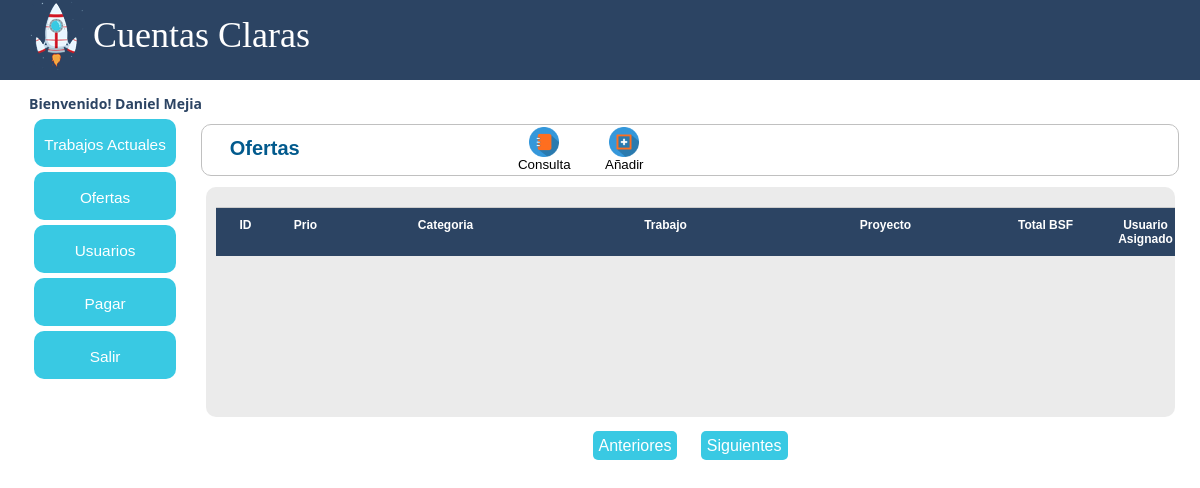
Page /ofertas/vofertas_actuales.php?posicion=10 (signed in) on the earlier database version.
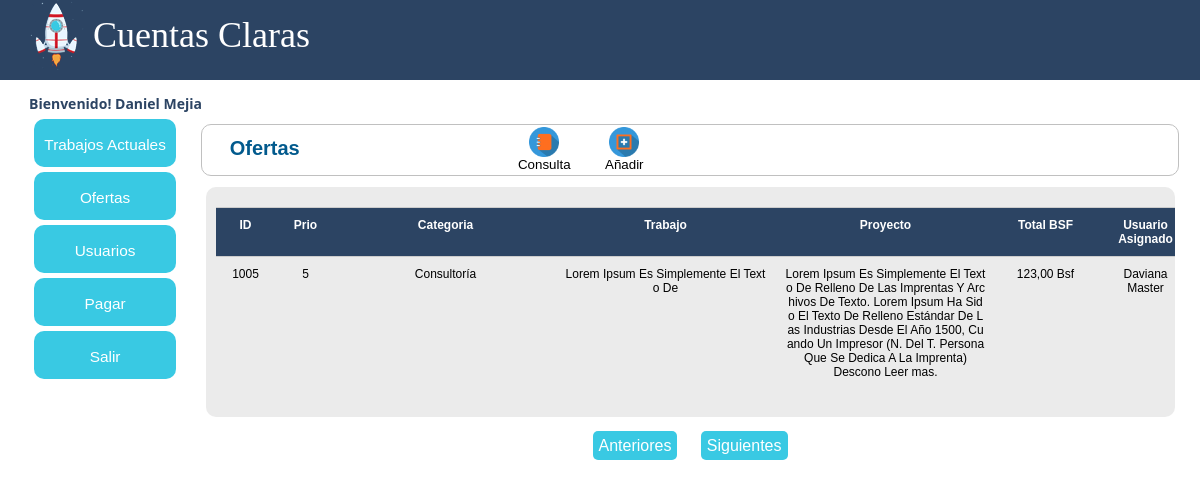
Same page on the later database version.
### tables this page shows
CREATE TABLE `tb_trabajos_actuales` (
  `id_trab` int(11) NOT NULL AUTO_INCREMENT,
  `fkid_prio` int(11) NOT NULL,
  `fkid_requ` varchar(500) NOT NULL DEFAULT '',
  `proy_trab` varchar(250) NOT NULL,
  `trab_trab` varchar(1000) NOT NULL,
  `form_trab` varchar(20) NOT NULL,
  `moda_trab` varchar(20) NOT NULL,
  `obse_trab` varchar(500) NOT NULL,
  `cant_trab` int(10) NOT NULL,
  `mont_bsf_trab` int(10) NOT NULL,
  `tota_vef_trab` int(10) NOT NULL DEFAULT '0',
  `tiem_esti_trab` varchar(250) NOT NULL,
  `id_usuario` int(11) NOT NULL,
  PRIMARY KEY (`id_trab`)
);

CREATE TABLE `tb_requerimientos` (
  `id_requ` int(11) NOT NULL AUTO_INCREMENT,
  `desc_requ` varchar(250) NOT NULL,
  PRIMARY KEY (`id_requ`)
);

CREATE TABLE `tb_usuarios` (
  `id_usuario` int(11) NOT NULL AUTO_INCREMENT,
  `nomb_usuario` varchar(250) NOT NULL,
  `apel_usuario` varchar(250) NOT NULL,
  `cedu_usuario` varchar(20) NOT NULL,
  `corr_usuario` varchar(100) NOT NULL,
  `tele_usuario` varchar(20) NOT NULL,
  `tele_opci_usuario` varchar(20) NOT NULL,
  `pass_usuario` varchar(250) NOT NULL,
  `id_rol` int(10) NOT NULL,
  PRIMARY KEY (`id_usuario`)
);

### include/menu.php (called while the page is built, shortened)
<?php
$rol = $_SESSION["rol"];
?>

### class/class.php (called while the page is built, shortened)
<?php
class Conectar
{
	public static function conecta()
	{
		$con = mysql_connect("localhost","root","");
		return $con;
		}
	}
class TrabajosActuales
{
	private $datos,$datos2,$datos3,$datos4, $usuarios, $requ, $requ2, $prio1, $prio2, $suma,$asigna,$asigna1,$asigna2,$restapago;
	public function __construct()
	{
		$this->datos=array();
	}
	public function paginadoOfertas($inicio)
	{
		$sql = "select * from tb_trabajos_actuales where id_trab not in(select fkid_trab from tb_asignacion_trabajos_actuales) order by id_trab desc limit $inicio, 10";
		$res = mysql_query($sql, Conectar::conecta());
		while($reg = mysql_fetch_assoc($res))
		{
			$this->datos[] = $reg;
			}
			return $this->datos;
		}
		public function listarOfertas()
		{
			$sql = "select * from tb_trabajos_actuales where id_trab not in(select fkid_trab from tb_asignacion_trabajos_actuales)";
			$res = mysql_query($sql,Conectar::conecta());
			while($reg = mysql_fetch_assoc($res))
			{
				$this->datos[] = $reg;
				}
			return $this->datos;
			}
	}

### ofertas/vofertas_actuales.php (the view, shortened to what the changed rows need)
<?php include("start.php");
	  include("../class/class.php");
	  $oferta =  new TrabajosActuales();
?>
<!DOCTYPE html PUBLIC "-//W3C//DTD XHTML 1.0 Transitional//EN" "http://www.w3.org/TR/xhtml1/DTD/xhtml1-transitional.dtd">
<html xmlns="http://www.w3.org/1999/xhtml">
<head>
<link rel="stylesheet" href="../css/style.css"/>
<link href="../css/style_menu.css" rel="stylesheet" type="text/css" />
</head>
<body class="dt-example" <?php ?>>
<div id="pantalla">
    <div id="conten">
        <div id="top">
        <div id="fila_columna">
            <div id="columna1"><?php include("../include/menu.php")?></div>
            <div id="columna2">
    <center>
    <div id="cuerpo_general">
    	<div id="tilulos">
                <h2 style="padding-top:12px;">Ofertas</h2>
        </div>
    	<div id="contenedor-cliente">
                <div id="sub-contenedor-cliente">
                <form name="form_ofer_actu" id="form_ofer_actu" action="registro_cliente.php" method="post">
                 <?php
				 if($rol ==1)
				 {
				 if(isset($_GET["posicion"]))
				 {
					 $inicio = $_GET["posicion"];
					 }
				 		else
						 {
							 $inicio=0;
							 }
				 $paginacion = $oferta->paginadoOfertas($inicio);
				 $row = $oferta->listarOfertas();
				 for($i=0; $i<sizeof($paginacion); $i++)
                  {
                    ?>
                        <div class="fila tabla filaContenido">
                        <a href="javascript:void(0);" onclick="window.location='modificar_ofertas.php?codi_trab=<?php echo $row[$i]["id_trab"]?>'">
                        <div class="columna tabla corto contenido" ><?php echo $row[$i]["id_trab"] ?></div>
                        <div class="columna tabla corto contenido" ><?php echo substr(ucwords($row[$i]["fkid_prio"]),0,20);?></div>
                         <?php
						if ($row[$i]["fkid_requ"] !=0)
						{
							$requerimiento = $row[$i]["fkid_requ"];
							$respuesta=mysql_query("select * from tb_requerimientos where id_requ = $requerimiento");
							while($sel =mysql_fetch_array($respuesta))
							{
							?>
								<div class="columna tabla largo contenido" ><?php echo $sel["desc_requ"];?></div>
							<?php
							}
						}
						else
						{
							?>
								<div class="columna tabla largo contenido" >Por asignar Categoria</div>
							<?php
							}
						?>
                        <div class="columna tabla largo contenido" ><?php if (strlen($row[$i]["trab_trab"]) >= 250){echo  substr(wordwrap(ucwords($row[$i]["trab_trab"]), 250, "<br>",1),0,250)." <span class='leerMas'>Leer mas.</span>";}else{echo  substr(wordwrap(ucwords($row[$i]["trab_trab"]), 250, "<br>",1),0,250);}?></div>
                        <div class="columna tabla largo contenido" ><?php if (strlen($row[$i]["proy_trab"]) >= 250){echo  substr(wordwrap(ucwords($row[$i]["proy_trab"]), 250, "<br>",1),0,250)." <span class='leerMas'>Leer mas.</span>";}else{echo  substr(wordwrap(ucwords($row[$i]["proy_trab"]), 250, "<br>",1),0,250);}?></div>
                        <div class="columna tabla medio contenido"><?php echo number_format($row[$i]["tota_vef_trab"], 2, ',', '.')." Bsf"?></div>
						<?php
						if ($row[$i]["id_usuario"] !=0)
							{
								$id_usuario = $row[$i]["id_usuario"];
								$respuesta=mysql_query("select * from tb_usuarios where id_usuario = $id_usuario");
								while($sel =mysql_fetch_array($respuesta))
								{
								?>
								<div class="columna tabla medio contenido" ><?php echo $sel["nomb_usuario"].' '.$sel["apel_usuario"];?></div>
								<?php
								}
							}
							else
							{
								?>
								<div class="columna tabla medio contenido" >Pendiente por Ofertar</div>
								<?php
								}
						?>
                        </a>
                        </div>
                   <?php
                    }
					 }
                    ?>
                </form>
                    </div>
        	</div>
       </div>
            </div>
        </div>
    </div>
</div>
</body>
</html>

Differences in the rows shown:
now on this page (row edited): tb_trabajos_actuales: id_trab "1005", fkid_prio "5", trab_trab "Lorem Ipsum Es Simplemente El Texto De", proy_trab "Lorem Ipsum Es Simplemente El Texto De Relleno De Las Imprentas Y Archivos De Texto. Lorem Ipsum Ha Sido El Texto De Relleno Estándar De Las Industrias Desde El Año 1500, Cuando Un Impresor (N. Del T. Persona Que Se Dedica A La Imprenta) Descono", tota_vef_trab "123,00"
added tb_requerimientos: desc_requ "Consultoría"
now on this page (row edited): tb_usuarios: nomb_usuario "Daviana", apel_usuario "Master"
